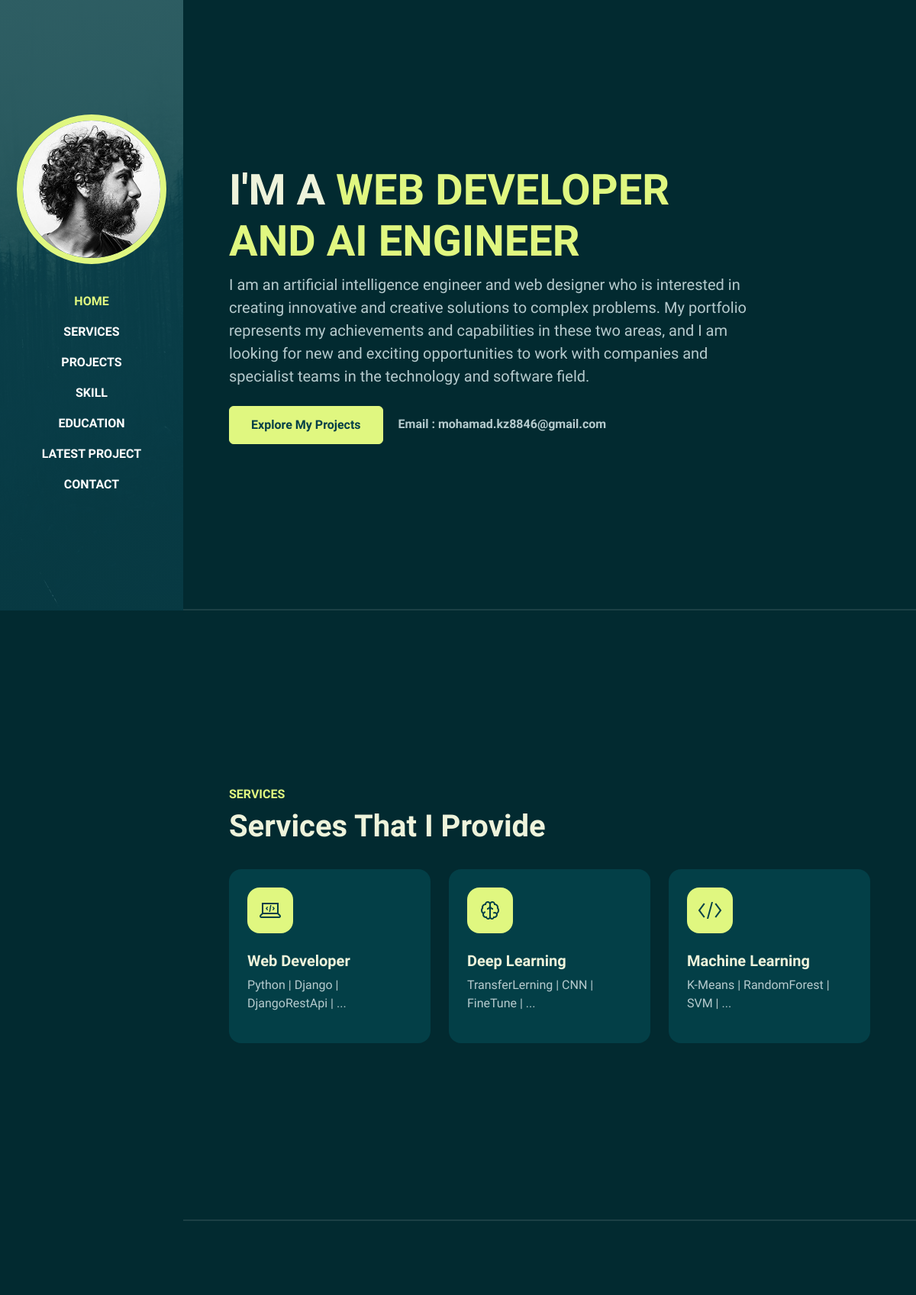
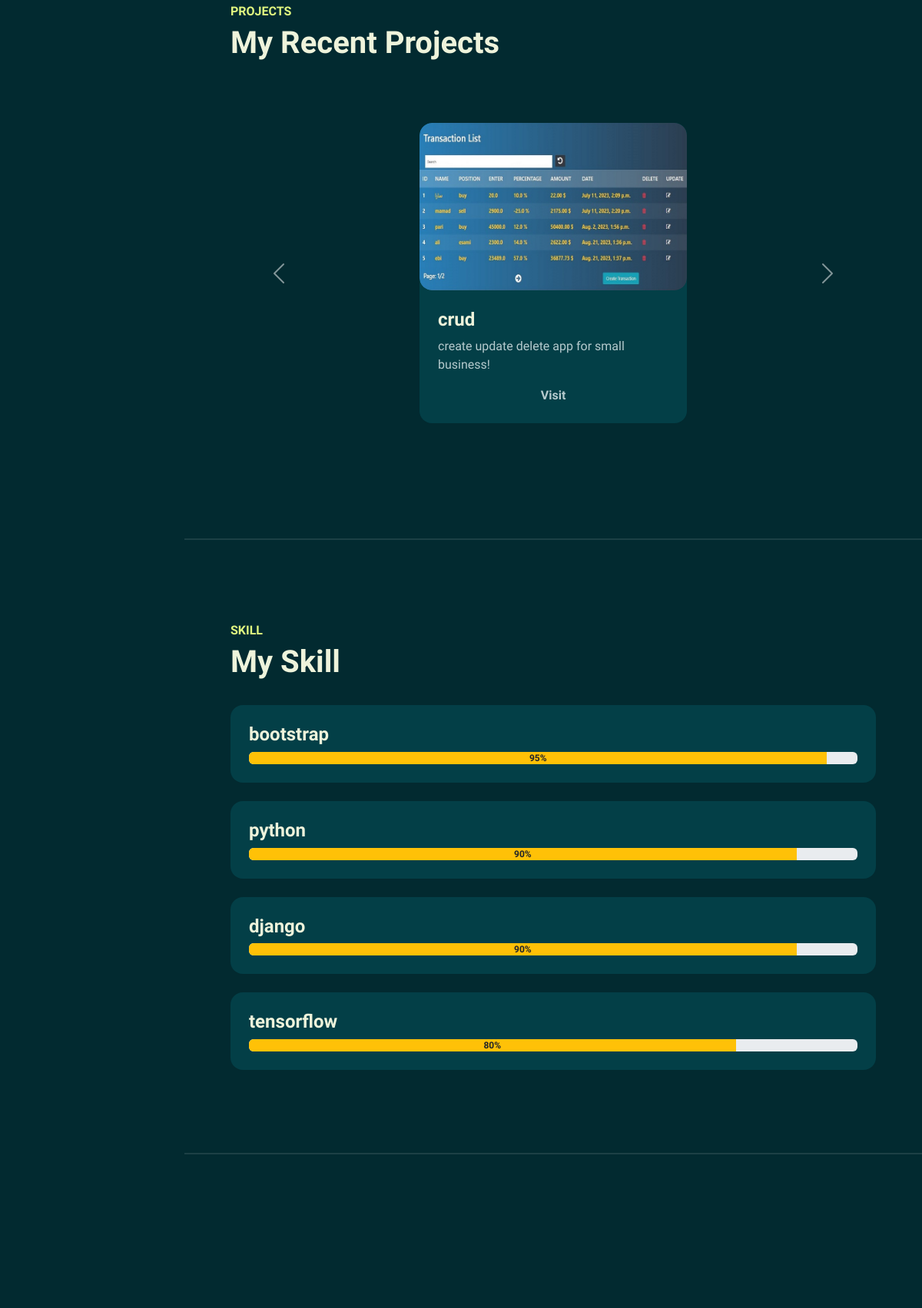
The page / (upper part) on the database its author committed (2 pictures, top to bottom).
### folioApp/models.py (models this page shows, shortened)
class Service(models.Model):
    title = models.CharField(max_length=100)
    description = models.TextField(max_length=500)
    logo = models.TextField()

class Project(models.Model):
    title = models.CharField(max_length=100)
    description = models.TextField(max_length=500)
    link = models.TextField()
    image = models.ImageField(upload_to='files/projects')

class Skill(models.Model):
    name = models.CharField(max_length=100)
    percentage = models.IntegerField(blank=False, null=False)

### folioApp/views.py (the view)
# urls.py: path("", views.index, name="index"),
def index(request, *args, **kwargs):
    if request.method=="POST":
        contact = Contact()
        name = request.POST.get('name')
        email = request.POST.get('email')
        subject = request.POST.get('subject')
        message = request.POST.get('message')
        contact.name = name
        contact.email = email
        contact.subject = subject
        contact.message = message
        contact.save()
        project = Project.objects.all()
        service = Service.objects.all()
        education = Education.objects.all()
        latest_projects = Project.objects.order_by('-id').all()[:3]
        skill = Skill.objects.all()
        context = {
                'project': my_grouper(1, project),
                'latest_projects': latest_projects,
                'skill': skill,
                'service': service,
                'education': education,
                'message_name': name
                }
        return render(request, 'index.html', context)
    else:
        project = Project.objects.all()
        service = Service.objects.all()
        education = Education.objects.all()
        latest_projects = Project.objects.order_by('-id').all()[:3]
        skill = Skill.objects.order_by('-percentage').all()
        context = {
                'project': my_grouper(1, project),
                'latest_projects': latest_projects,
                'skill': skill,
                'service': service,
                'education': education
                }
        return render(request, 'index.html', context)

### folioApp/views.py (called while the page is built)
def my_grouper(n, iterable):
    args = [iter(iterable)] * n
    return ([e for e in t if e is not None] for t in itertools.zip_longest(*args))

### folioApp/templates/index.html (shortened to what this page needs)
{% load static %}
<!DOCTYPE html>
<html lang="en">
<head>
    <link rel="stylesheet" href="{% static 'css/bootstrap.min.css' %}">
    <link rel="stylesheet" href="{% static 'css/aos.css' %}">
    <link rel="stylesheet" href="{% static 'css/line-awesome.min.css' %}">
    <link rel="stylesheet" href="{% static 'css/style.css' %}">
</head>
<body data-bs-spy="scroll" data-bs-target=".navbar">
    <nav class="navbar navbar-expand-lg navbar-dark fixed-top">
        <div class="container flex-lg-column">
            <a class="navbar-brand mx-lg-auto mb-lg-4" href="#">
                <img src="{% static 'images/person.jpg' %}" class="d-none d-lg-block rounded-circle" alt="">
            </a>
            <div class="collapse navbar-collapse" id="navbarNav">
                <ul class="navbar-nav ms-auto flex-lg-column text-lg-center">
                    <li class="nav-item">
                        <a class="nav-link" href="#home">Home</a>
                    </li>
                    <li class="nav-item">
                        <a class="nav-link" href="#services">Services</a>
                    </li>
                    <li class="nav-item">
                        <a class="nav-link" href="#work">Projects</a>
                    </li>
                    <li class="nav-item">
                        <a class="nav-link" href="#about">Skill</a>
                    </li>
                    <li class="nav-item">
                        <a class="nav-link" href="#reviews">Education</a>
                    </li>
                    <li class="nav-item">
                        <a class="nav-link" href="#blog">Latest Project</a>
                    </li>
                    <li class="nav-item">
                        <a class="nav-link" href="#contact">Contact</a>
                    </li>
                </ul>
            </div>
        </div>
    </nav>
    <div id="content-wrapper">
        <section id="home" class="full-height px-lg-5">
            <div class="container">
                <div class="row">
                    <div class="col-lg-10">
                        <h1 class="display-4 fw-bold" data-aos="fade-up">I'M A <span class="text-brand">WEB DEVELOPER AND AI ENGINEER</span></h1>
                        <p class="lead mt-2 mb-4" data-aos="fade-up" data-aos-delay="300">I am an artificial intelligence engineer and web designer who is interested in creating innovative and creative solutions to complex problems. My portfolio represents my achievements and capabilities in these two areas, and
                            I am looking for new and exciting opportunities to work with companies and specialist teams in the technology and software field.</p>
                        <div data-aos="fade-up" data-aos-delay="600">
                            <a href="#work" class="btn btn-brand me-3">Explore My Projects</a>
                            <a href="#" class="link-custom">Email : mohamad.kz8846@gmail.com</a>
                        </div>
                    </div>
                </div>
            </div>
        </section>
        <section id="services" class="full-height px-lg-5">
            <div class="container">
                <div class="row pb-4" data-aos="fade-up">
                    <div class="col-lg-8">
                        <h6 class="text-brand">SERVICES</h6>
                        <h1>Services That I Provide</h1>
                    </div>
                </div>
                <div class="row gy-4">
                    {% for ser in service %}
                    <div class="col-md-4" data-aos="fade-up" data-aos-delay="300">
                        <div class="service p-4 bg-base rounded-4 shadow-effect">
                            <div class="iconbox rounded-4">
                                <i class="{{ser.logo}}"></i>
                            </div>
                            <h5 class="mt-4 mb-2">{{ser.title}}</h5>
                            <p>{{ser.description}}</p>
                        </div>
                    </div>
                    {% endfor %}
                </div>
            </div>
        </section>
        <section id="work" class="full-height px-lg-5">
            <div class="container">
                <div class="row pb-4" data-aos="fade-up">
                    <div class="col-lg-8">
                        <h6 class="text-brand">PROJECTS</h6>
                        <h1>My Recent Projects</h1>
                    </div>
                </div>
                <div id="carouselExampleIndicators" class="carousel slide d-flex justify-content-evenly" data-bs-ride="true">
                        <button class="carousel-control-prev" type="button" data-bs-target="#carouselExampleIndicators" data-bs-slide="prev">
                            <span class="carousel-control-prev-icon" aria-hidden="true"></span>
                          </button>
                          <button class="carousel-control-next" type="button" data-bs-target="#carouselExampleIndicators" data-bs-slide="next">
                            <span class="carousel-control-next-icon" aria-hidden="true"></span>
                          </button>
                    <div class="row carousel-inner">
                        {% for group in project %}
                        <div class="carousel-item {{ forloop.first|yesno:'active,' }}">
                           {% for prd in group %}
                            <div class="row g-4 p-4">
                                <div class="col-md-6 g-4 p-4 container" data-aos="fade-up">
                                    <div class="card-custom rounded-4 bg-base shadow-effect">
                                        <div class="card-custom-image rounded-4">
                                            <img style="max-width: 900px; max-height: 600px" class="rounded-4" src="{{prd.image}}" alt="">
                                        </div>
                                        <div class="card-custom-content p-4">
                                            <h4>{{prd.title}}</h4>
                                            <p>{{prd.description}}</p>
                                            <a href="#" class="link-custom d-flex justify-content-evenly">Visit</a>
                                        </div>
                                    </div>
                                </div>
                            </div>
                            {% endfor %}
                        </div>
                        {% endfor %}
                    </div>
                </div>
            </div>
        </section>
        <section id="about" class="full-height px-lg-5">
            <div class="container">
                <div class="row pb-4" data-aos="fade-up">
                    <div class="col-lg-8">
                        <h6 class="text-brand">SKILL</h6>
                        <h1>My Skill</h1>
                    </div>
                </div>
                <div class="row gy-5">
                    <div class="col-lg-12">
                        <div class="row gy-4">
                            {% for exp in skill %}
                            <div class="col-12" data-aos="fade-up" data-aos-delay="300">
                                <div class="bg-base p-4 rounded-4 shadow-effect">
                                    <h4>{{exp.name}}</h4>
                                    <div class="progress" role="progressbar" aria-label="Info example" aria-valuenow="50" aria-valuemin="0" aria-valuemax="100">
                                        <div class="progress-bar bg-warning text-dark fw-bolder" style="width: {{exp.percentage}}%">{{exp.percentage}}%</div>
                                      </div>
                                </div>
                            </div>
                            {% endfor %}
                        </div>
                    </div>
                </div>
            </div>
        </section>
        <section id="reviews" class="full-height px-lg-5">
        </section>
    </div>
</body>
</html>

### static/css/style.css (style rules this page uses)
:root { --color-body: #b6cbce; --color-heading: #eef3db; --color-base: #033f47; --color-base2: #022a30; --color-brand: #e0f780; --color-brand2: #deff58; --sidbar-width: 240px; --font-base: "Bai Jamjuree"; }
body { background-color: var(--color-base2); color: var(--color-body); font-family: var(--font-base), sans-serif; }
h1,h2,h3,h4,h5,h6 { color: var(--color-heading); font-weight: 700; }
a { text-decoration: none; color: var(--color-body); transition: all 0.4s ease; }
img { width: 100%; }
.text-brand { color: var(--color-brand); }
.bg-base { background-color: var(--color-base); }
.full-height { min-height: 100vh; height: 100%; display: flex; flex-direction: column; justify-content: center; padding-top: 80px; padding-bottom: 80px; border-bottom: 2px solid rgba(255,255,255, 0.1); }
.shadow-effect { transition: all 0.5s; }
.iconbox { width: 60px; height: 60px; display: flex; align-items: center; justify-content: center; font-size: 32px; background-color: var(--color-brand); color: var(--color-base); }
.navbar { background-color: var(--color-base); }
.navbar .nav-link { font-weight: 700; text-transform: uppercase; color: #fff; }
.navbar .nav-link.active { color: var(--color-brand); }
@media (min-width: 992px) { .navbar { min-height: 100vh; width: var(--sidbar-width); background: linear-gradient(rgba(3, 63, 71, 0.8), rgba(3, 63, 71, 0.8)), url(../images/sidebar-img.jpg); background-size: cover; background-position: center; } }
@media (min-width: 992px) { .navbar-brand img { border: 8px solid var(--color-brand); } }
@media (min-width: 992px) { #content-wrapper { padding-left: var(--sidbar-width); } }
.btn { padding: 12px 28px; font-weight: 700; }
.btn-brand { background-color: var(--color-brand); border-color: var(--color-brand); color: var(--color-base); }
.link-custom { font-weight: 700; position: relative; }
.link-custom::after { content: ""; width: 0%; height: 2px; background-color: var(--color-brand); position: absolute; left: 0; top: 110%; transition: all 0.4s; }
.card-custom .card-custom-image { overflow: hidden; }
.card-custom .card-custom-image img { transition: all 0.4s ease; }

### rows shown on the page
Service: title "Web Developer", description "Python | Django | DjangoRestApi | ..."
Service: title "Deep Learning", description "TransferLerning | CNN | FineTune | ..."
Service: title "Machine Learning", description "K-Means | RandomForest | SVM | ..."
Project: image (picture), title "crud", description "create update delete app for small business!"
Skill: name "bootstrap", percentage "95"
Skill: name "python", percentage "90"
Skill: name "django", percentage "90"
Skill: name "tensorflow", percentage "80"
